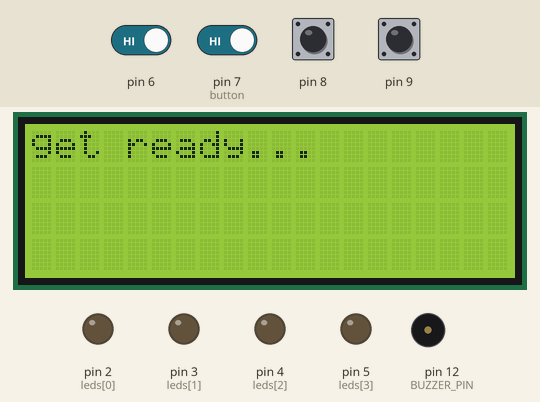
Recording of a sketch running on a simulated Arduino Uno, built with avr-gcc and run on an emulated ATmega328P. On the bench: 20×4 character LCD, output pins drawn as LEDs (lit = HIGH), buzzer (waves = sounding). The inputs (shaded band) are chosen by the test bench; at power-on: pin 6, pin 7 (button), pin 8, pin 9 HIGH. Random numbers use the default seed unless the sketch sets one.

Above: at 1.6 s.
At 6.2 s:
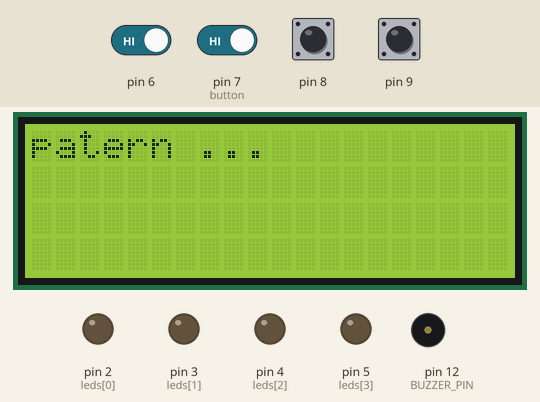
6.3 s: pin 6 driven LOW and pin 7 (button) driven LOW
At 9.6 s:
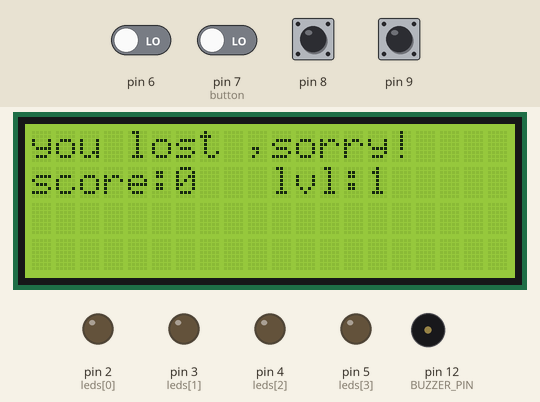
9.7 s: pin 7 (button) driven HIGH
At 21.7 s:
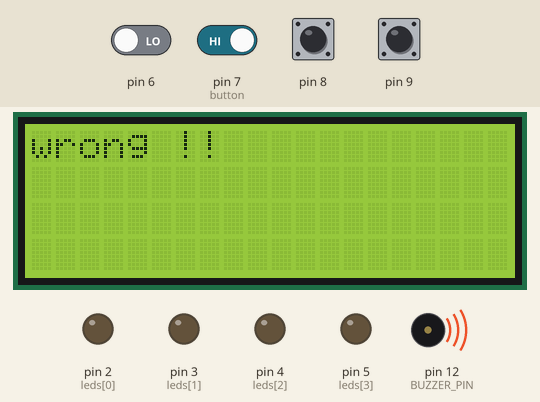
26.5 s: pin 7 (button) driven LOW
Timing chart, 0 to 98.7 s (numbered marks = the images above; inputs shaded):
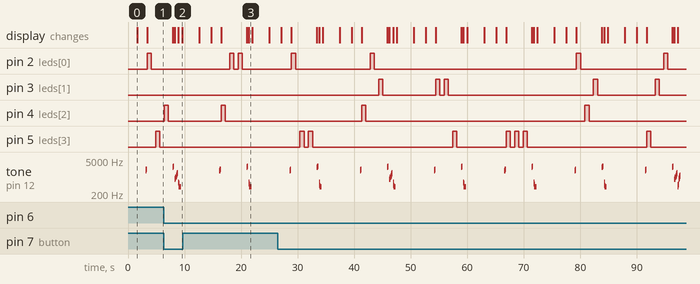

Measured:
- by itself, pin 4 (leds[2]): alternates HIGH for 0.75 s and LOW for 38.7 s
- by itself, tone on pin 12 (BUZZER_PIN): plays 1800 Hz for 0.01 s, 1830 Hz for 0.01 s, 1860 Hz for 0.01 s, 1890 Hz for 0.01 s, 1920 Hz for 0.01 s, 1950 Hz for 0.01 s … (281 notes in this stretch)

The sketch:

memory_game.ino
```cpp
#include <LiquidCrystal_I2C.h>

#define BUZZER_PIN 12

LiquidCrystal_I2C lcd(0x27, 20, 4);// an lcd displayer object


int leds[4]={2,3,4,5};// defining an array to store pins of the leds
int buttuns[4]={7,6,8,9};// defining an array to store pins of the buttons


int patern[10]={0,0,0, 0,0,0, 0,0,0,0}; // array to store the patern where the values will be the index of the led to turn on in the array leds
int score=2; // starting at 2 so that the patern shown has 3 leds at least but we will substract the 2 to show the real score
int typing=0;// 0 to show the patern then switched to 1 to avoid showing it again and give the user the chance to type his answer

int step=0;// how many right clicks the user does

int level=1; // used to change the speed of the game


int button1_state=HIGH; // variable for the state of each speed button
int button2_state=HIGH;
int button3_state=HIGH;
int button4_state=HIGH;


void setup() {

  lcd.init(); // initialisation of the displayer
  lcd.clear();
  lcd.backlight();

  pinMode(BUZZER_PIN, OUTPUT);

  pinMode(2, OUTPUT);
  pinMode(3, OUTPUT);
  pinMode(4, OUTPUT);
  pinMode(5, OUTPUT);

  pinMode(7, INPUT_PULLUP);
  pinMode(6, INPUT_PULLUP);
  pinMode(8, INPUT_PULLUP);
  pinMode(9, INPUT_PULLUP);

  randomSeed(analogRead(A0)); // to initialise the random function to generate diffrent number each time
  patern[0] = random(4); /// the first two steps are random and by defaut shown
  patern[1] = random(4);
  lcd.print("   WELCOME !!   ");
  delay(1500);


}

void loop() {
  if (typing==0)
  {
    show_patern(score);
  }
  else  {
    button1_state=digitalRead(7); // reading the state of the button
    button2_state=digitalRead(6);
    button3_state=digitalRead(8);
    button4_state=digitalRead(9);


        if (button1_state==LOW) // if the buttun number one is pressed
        {
              if(patern[step]==0) // if the number in the patern array for the cuurent step is equal to the index of the pressed button
              {
                correct(); // the answer is correct
              }
              else {
                wrong();// the answer is wrong
              }

        }
        else if (button2_state==LOW)
        {
              if(patern[step]==1)
            {
              correct();
            }
            else {
              wrong();
            }
        }
        else if (button3_state==LOW)
        {
              if(patern[step]==2)
              {
                correct();
              }
              else {
                wrong();
              }
        }
        else if (button4_state==LOW)
        {
              if(patern[step]==3)
              {
                correct();
              }
              else {
                wrong();
              }
        }


    if (step==(score+1)) // if the number of steps achieved become equal to the current score +1 means that the patern shown and typed match
    {
      if (score<9) // if the score is less than 9 means that we will add another led an stay in the current level
      {
        congrates();// and show a congratulations message
      }

      typing=0; // now we stop typing we show the the patern with the extra led added to it (if we still i the same level of course )
      step=0; // reset the step number
      score++; // increase the score
      if (score ==10) // if the score is 10 then the level has ended
      {

        if (level!=3) // if level  is not 3 we pass to the next level
        {
          nailed_it(); // show a nailed it message
        }
        if (level==3) // if the level is 3 the game ends
        {

          end();// show the end message
        }

        level++;
      }
    }


  }

  delay(100); // Pause avant de recommencer
}


void show_patern(int score) // a function to show the petern
{
    patern[score]=random(4); // add a led to the patern
    lcd.clear();
    lcd.print("get ready...");
    delay(1500);
    start_buzz();
    lcd.clear();
    lcd.print("patern ...  ");

    for (int i=0;i<(score+1);i++) // showing the patern by iterating through the patern array
    {
      int speed=1000-level*250; // defining the speed the game
      digitalWrite(leds[patern[i]], HIGH); // light up the led that is index in the leds table is: the number that its index is i
      delay(speed);
      digitalWrite(leds[patern[i]], LOW);
      delay(speed);
    }

    // the end of the patern showing now the user should go ahead and type his answer
    lcd.clear();
    lcd.print("go ahead !");
    lcd.setCursor(0,1);
    lcd.print("score:");
    lcd.print(score-2);
    lcd.print("   lvl:");
    lcd.print(level);
    go_ahead_buzz();
    typing=1;
}


void correct() // a function to show a message saying correct and the preogress of the typing and in the level
{
  lcd.clear();
  lcd.print("correct !");
  lcd.setCursor(0,1);
  lcd.print("  [");
  for (int i=0;i<step+1;i++) // show as much "|" as the steps achieved
  {
    lcd.print("|");
  }
  for (int i=0;i<9-step;i++)
  {
    lcd.print(" ");
  }
  lcd.print("]");

  step++;

  correct_buzz();
}
void wrong() // a function to show a message saying wrong , you lost and the score and the level then restarting the game
{
  lcd.clear();
  lcd.print("wrong !!");

  wrong_buzz();

  delay(100);
  lcd.clear();
  lcd.print("you lost ,sorry!");
  lcd.setCursor(0,1);
  lcd.print("score:");
  lcd.print(score-2);
  lcd.print("   lvl:");
  lcd.print(level);
  delay(3000);
  // reseting the game parametres
  typing=0;
  score=2;
  level=1;
  patern[0] = random(4);
  patern[1] = random(4);
  lcd.clear();
  lcd.print("try again .");
  delay(2000);


}

void congrates() // a function to show a massage saying congrates and continuing
{
  lcd.clear();
  lcd.print("congradulations!");
  congrates_buzz();
  delay(1000);
  lcd.clear();
  lcd.print("continuing...");
  delay(1000);
}


void nailed_it() // A function that displays a message saying "You nailed it!" and announces the next level.
{
  lcd.clear();
  lcd.print("you nailed it!");
  nailed_it_buzz();
  delay(1000);
  lcd.clear();
  lcd.print("NEXT lvl :");
  lcd.print(level+1);
  delay(2000);

  typing=0;
  score=2;
  patern[0] = random(4);
  patern[1] = random(4);


}


void end() // a function to announce the end of the game and starting a new game
{
  lcd.clear();
  lcd.print("wow !!");
  end_buzz();
  delay(1000);
  lcd.clear();
  lcd.print("impressive !!");
  delay(1000);

  lcd.clear();
  lcd.print("   THE END !   ");
  lcd.setCursor(0,1);
  lcd.print("score:");
  lcd.print(score-2);
  lcd.print("   lvl:");
  lcd.print(level);
  delay(2500);
  // starting a new game
  lcd.clear();
  lcd.print("    New Game    ");
  delay(1000);
// resetting the game parametres
  typing=0;
  level=1;
  score=2;
  patern[0] = random(4);
  patern[1] = random(4);


}


// functions for the diffirent type of buzzes
void correct_buzz() {
  // Gradually increasing frequency to indicate a correct answer
  for (int f = 800; f <= 1000; f += 20) {
    tone(BUZZER_PIN, f);
    delay(10);
  }
  delay(100);

  // Second frequency rise for confirmation
  for (int f = 1000; f <= 1500; f += 25) {
    tone(BUZZER_PIN, f);
    delay(10);
  }
  delay(100);

  noTone(BUZZER_PIN);
}

void wrong_buzz() {
  // Decreasing frequency to indicate a wrong answer
  for (int f = 600; f >= 400; f -= 20) {
    tone(BUZZER_PIN, f);
    delay(10);
  }
  delay(400);

  noTone(BUZZER_PIN);
}

void start_buzz() {
  // Rising frequency to indicate the start of the game
  for (int f = 1800; f <= 2100; f += 30) {
    tone(BUZZER_PIN, f);
    delay(10);
  }
  delay(150);

  noTone(BUZZER_PIN);
}

void go_ahead_buzz() {
  // High-pitched ascending tone to indicate progress
  for (int f = 2500; f <= 2800; f += 30) {
    tone(BUZZER_PIN, f);
    delay(10);
  }
  delay(150);

  noTone(BUZZER_PIN);
}

void congrates_buzz() {
  // First rising tone to initiate the congratulation sound
  for (int f = 400; f <= 500; f += 10) {
    tone(BUZZER_PIN, f);
    delay(10);
  }
  delay(100);

  // Second rising tone for an uplifting effect
  for (int f = 800; f <= 1200; f += 20) {
    tone(BUZZER_PIN, f);
    delay(10);
  }
  delay(100);

  noTone(BUZZER_PIN);
}

void nailed_it_buzz() {
  // Fast frequency rise for a success effect
  for (int f = 700; f <= 1500; f += 50) {
    tone(BUZZER_PIN, f);
    delay(10);
  }
  delay(100);

  // Small confirmation with a higher note
  tone(BUZZER_PIN, 1800, 200);
  delay(250);

  noTone(BUZZER_PIN);
}

void end_buzz() {
  // Low descending tone to mark the end of the game
  for (int f = 1000; f >= 400; f -= 40) {
    tone(BUZZER_PIN, f);
    delay(15);
  }
  delay(200);

  // A final echo effect
  tone(BUZZER_PIN, 500, 300);
  delay(350);

  noTone(BUZZER_PIN);
}
```
